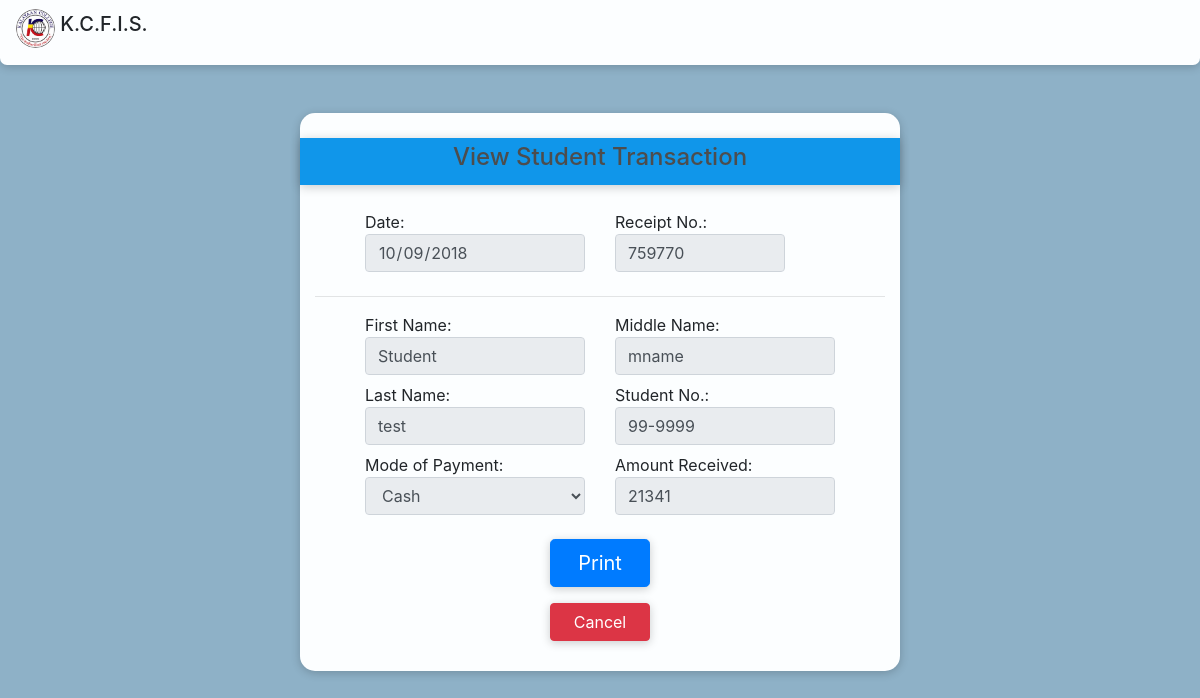
Screenshot of /view_student_trans.php?studid=2 with the database file from the repository.
### tables this page shows
CREATE TABLE `studtranstab` (
  `studtransID` int(11) NOT NULL AUTO_INCREMENT,
  `acctinfoID` int(11) NOT NULL,
  `remainingBalance` float NOT NULL,
  `amountReceived` float NOT NULL,
  `modeOfPayment` enum('Cash','Credit','Debit','Check') NOT NULL,
  `receiptNo` int(11) NOT NULL,
  `dateReceived` date NOT NULL,
  PRIMARY KEY (`studtransID`)
);

CREATE TABLE `studentinfotab` (
  `studID` int(11) NOT NULL AUTO_INCREMENT,
  `studentno` text NOT NULL,
  `lname` text NOT NULL,
  `fname` text NOT NULL,
  `mname` text NOT NULL,
  `contactno` text NOT NULL,
  `address` longtext NOT NULL,
  PRIMARY KEY (`studID`)
);

### view_student_trans.php (the view, shortened to what this page needs)
<?php
  require_once "template.php";
?>
    <div class="container form-box-md">
      <div class="row form-group form-title">
        <div class="col-sm-12 text-center h4">
          <div>
            View Student Transaction
          </div>
        </div>
      </div>
      <?php
        $sql = "SELECT *
                FROM studtranstab
                WHERE studtransID = ?";
        $stmt = $conn->prepare($sql);
        $stmt->bind_param("i", $_GET['studid']);
        $stmt->execute();
        $result = $stmt->get_result();
        while($row = $result->fetch_assoc()){
          $studtransID = $row['studtransID'];
          $acctinfoID = $row['acctinfoID'];
          $amountReceived = $row['amountReceived'];
          $dateReceived = $row['dateReceived'];
          $receiptNo = $row['receiptNo'];
          $modeOfPayment = $row['modeOfPayment'];
        }
        $sql = "SELECT *
                FROM acctinfotab
                WHERE acctinfoID = ?";
        $stmt = $conn->prepare($sql);
        $stmt->bind_param("i", $acctinfoID);
        $stmt->execute();
        $result = $stmt->get_result();
        while($row = $result->fetch_assoc()){
          $studID = $row['studID'];
          $paymentPlan = $row['paymentPlan'];
        }
        $sql = "SELECT *
                FROM studentinfotab
                WHERE studID = ?";
        $stmt = $conn->prepare($sql);
        $stmt->bind_param("i", $studID);
        $stmt->execute();
        $result = $stmt->get_result();
        while($row = $result->fetch_assoc()){
          $studentno = $row['studentno'];
          $lname = $row['lname'];
          $fname = $row['fname'];
          $mname = $row['mname'];
        }
      ?>
      <div id="incomestatement">
        <div class="row">
          <label class="col-sm-5 offset-sm-1">Date:
            <input readonly value="<?php echo $dateReceived; ?>" type="date" class="form-control col-sm-12" id="dateReceived" name="dateReceived">
          </label>
          <label class="col-sm-4">Receipt No.:
            <input readonly value="<?php echo empty($receiptNo) ? "" : $receiptNo; ?>" type="text" class="form-control col-sm-12" id="receiptNo" name="receiptNo">
          </label>
        </div>
        <hr/>
        <div class="row">
          <label class="col-sm-5 offset-sm-1">First Name:
            <input readonly value="<?php echo $fname; ?>" type="text" class="form-control col-sm-12" id="dateReceived" name="dateReceived">
          </label>
          <label class="col-sm-5">Middle Name:
            <input readonly value="<?php echo $mname; ?>" type="text" class="form-control col-sm-12" id="receiptNo" name="receiptNo">
          </label>
        </div>
        <div class="row">
          <label class="col-sm-5 offset-sm-1">Last Name:
            <input readonly value="<?php echo $lname; ?>" type="text" class="form-control col-sm-12" id="dateReceived" name="dateReceived">
          </label>
          <label class="col-sm-5">Student No.:
            <input readonly value="<?php echo $studentno; ?>" type="text" class="form-control col-sm-12" id="receiptNo" name="receiptNo">
          </label>
        </div>
        <div class="row">
          <label class="col-sm-5 offset-sm-1">Mode of Payment:
            <select disabled class="form-control" id="modeOfPayment" name="modeOfPayment">
              <option <?php if ($modeOfPayment == "Cash") echo 'selected' ?> value="Cash">Cash</option>
            </select>
          </label>
          <label class="col-sm-5">Amount Received:
            <input readonly value='<?php echo $amountReceived ?>' type="number" class="form-control col-sm-12" id="amountReceived" name="amountReceived">
          </label>
        </div>
      </div>
      <div class="row pt-sm-3">
        <a href='student_receipt.php?studid=<?php echo $studtransID?>' class="col-sm-2 offset-sm-5 btn btn-lg btn-primary btn-block">
          Print
        </a>
      </div>
      <div class="row pt-sm-3">
        <a href='<?php
        if($paymentPlan=="Installment"){
          echo "view_installment_list";
        }
        else if($paymentPlan=="Full Payment"){
          echo "view_payment_info";
        }
        ?>.php?acctid=<?php echo $acctinfoID?>' class="col-sm-2 offset-sm-5 btn btn-danger btn-block">
          Cancel
        </a>
      </div>
    </div>

### template.php (style rules this page uses)
.btn { box-shadow: 0 2px 10px rgba(0, 0, 0, 0.2); }
.form-box-md { border-radius: 15px; height: auto; width: 600px; background-color: #FCFEFF; padding-top: 25px; padding-bottom: 30px; margin-bottom: 60px; box-shadow: 0 2px 10px rgba(0, 0, 0, 0.2); --font-family-sans-serif: -apple-system,BlinkMacSystemFont,"Segoe UI",Roboto,"Helvetica Neue",Arial,"Noto Sans",sans-serif,"Apple Color Emoji","Segoe UI Emoji","Segoe UI Symbol","Noto Color Emoji"; --font-family-monospace: SFMono-Regular,Menlo,Monaco,Consolas,"Liberation Mono","Courier New",monospace; }
.form-title { box-shadow: 0 2px 10px rgba(0, 0, 0, 0.2); background-color: #1096EA; padding-top: 5px; padding-bottom: 5px; margin-bottom: 25px; color: #4d4d4d; }

### rows the page displays
studtranstab: dateReceived "10/09/2018", receiptNo "759770", modeOfPayment "Cash", amountReceived "21341"
studentinfotab: dateReceived "Student", receiptNo "mname", dateReceived "test", receiptNo "99-9999"
